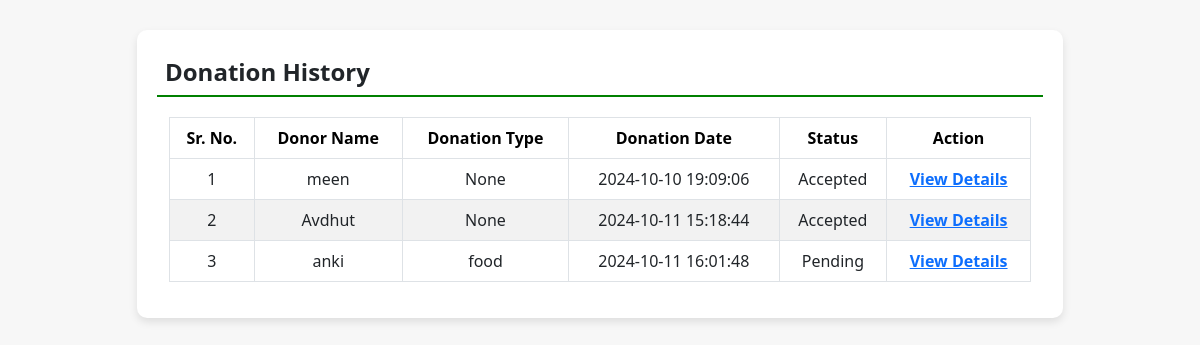
The page /donation_history/ (signed in) on the database its author committed.
### donation/models.py (models this page shows, shortened)
class Donation(models.Model):
    donor = models.ForeignKey(Donor,on_delete=models.CASCADE)
    donationname = models.CharField(null=True, max_length=100)
    donationpic = models.FileField(null=True)
    Collectionloc = models.CharField(null=True, max_length=300)
    Description = models.CharField(null=True, max_length=300)
    status = models.CharField(null=True, max_length=50, default="Pending")
    Donationdate = models.DateTimeField(auto_now_add=True)
    donation_type = models.CharField(max_length=50, null=True)
    adminremark = models.CharField(null=True, max_length=300)
    Ngo = models.ForeignKey(NGO,on_delete=models.CASCADE)
    NGOremark = models.CharField(null=True, max_length=300)
    Updationdate = models.DateField(null=True)

### donation/views.py (the view)
# urls.py: path("donation_history/", donation_history, name="donation_history"),
def donation_history(request):
    print("Donation history view accessed")
    if not request.user.is_authenticated:
        return redirect('donor_login')
    user = request.user
    donor = Donor.objects.get(user=user)
    donation = Donation.objects.filter(donor=donor)
    return render(request, 'donation_history.html', {'donation': donation})

### donation/templates/donation_history.html (shortened to what this page needs)
{% load static %}
<!DOCTYPE html>
<html lang="en">
<head>
    <link rel="stylesheet" href="{% static 'css/bootstrap.min.css' %}">
</head>
<body>
<div class="container">
    <div class="row justify-content-center">
        <div class="col-md-10">
            <div class="history-card">
                <h5 class="p-2">Donation History</h5>
                <div class="container-fluid">
                    <table class="table table-bordered table-hover">
                        <thead>
                            <tr>
                                <th>Sr. No.</th>
                                <th>Donor Name</th>
                                <th>Donation Type</th>
                                <th>Donation Date</th>
                                <th>Status</th>
                                <th>Action</th>
                            </tr>
                        </thead>
                        <tbody>
                            {% for i in donation %}
                            <tr>
                                <td>{{ forloop.counter }}</td>
                                <td>{{ i.donationname }}</td>
                                <td>{{ i.donation_type }}</td>
                                <td>{{ i.Donationdate|date:"Y-m-d H:i:s" }}</td>
                                <td>{{ i.status }}</td>
                                <td><a href="{% url 'donation_detail' i.id %}" class="text-primary">View Details</a></td>
                            </tr>
                            {% endfor %}
                        </tbody>
                    </table>
                </div>
            </div>
        </div>
    </div>
</div>
</body>
</html>

### donation/templates/donation_history.html (style rules this page uses)
body { background-color: #f7f7f7; }
.history-card { background-color: #fff; border-radius: 10px; box-shadow: 0 4px 8px rgba(0, 0, 0, 0.1); padding: 20px; margin-top: 30px; }
.history-card h5 { font-size: 24px; font-weight: bold; margin-bottom: 20px; border-bottom: 2px solid green; padding-bottom: 10px; }
table { width: 100%; margin-top: 20px; }
table th, table td { text-align: center; vertical-align: middle; padding: 12px; }
table th { background-color: #4d8c4c; color: black; font-weight: bold; }
table td { background-color: #ffffff; }
table tr:nth-child(even) { background-color: #f2f2f2; }
.text-primary { font-weight: bold; }

### rows shown on the page
Donation: donationname "meen", donation_type "None", Donationdate "2024-10-10 19:09:06", status "Accepted"
Donation: donationname "Avdhut", donation_type "None", Donationdate "2024-10-11 15:18:44", status "Accepted"
Donation: donationname "anki", donation_type "food", Donationdate "2024-10-11 16:01:48", status "Pending"
